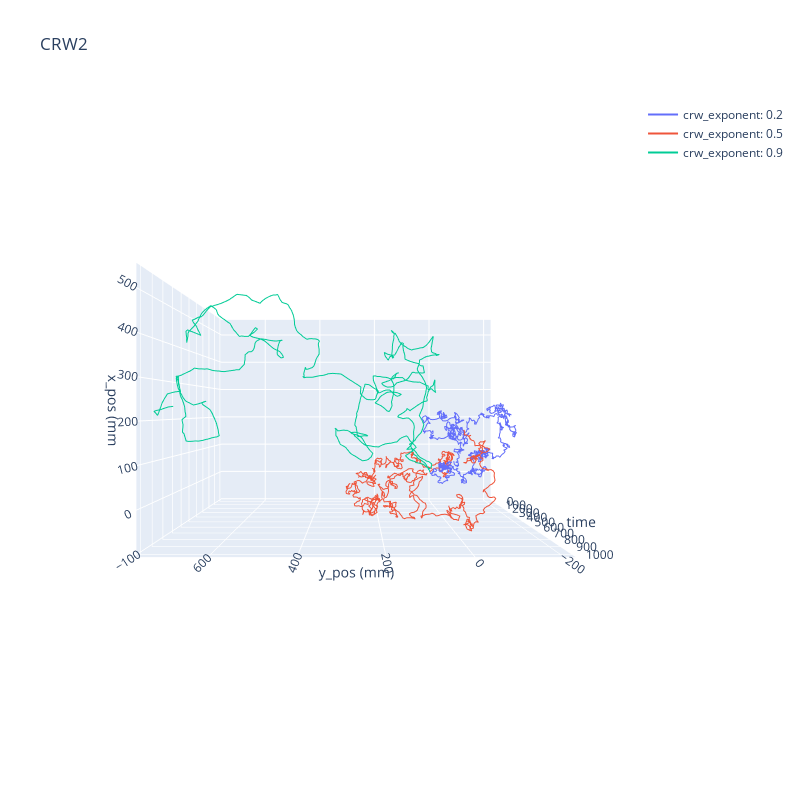

The code cell stored with this chart in its notebook:
### Code cell
crw_df = crw_t.cr_walk(n_traj=3, crw_exponents= exponents)
plot_trajectories(crw_df,3,"CRW2", "crw_exponent", exponents)

### Figure 1 — Plotly figure (JSON) as saved in the notebook; plotly's stock layout.template omitted (floating-point values rounded to 4 significant figures; data arrays with more than 128 entries replaced by an {"elided": "..."} marker saying what was removed)
{"data": [{"line": {"width": 2}, "marker": {"size": 2}, "mode": "lines", "name": "crw_exponent: 0.2", "showlegend": true, "type": "scatter3d", "x": {"elided": "1000 float values"}, "y": {"elided": "1000 float values"}, "z": {"elided": "3000 int values"}}, {"line": {"width": 2}, "marker": {"size": 2}, "mode": "lines", "name": "crw_exponent: 0.5", "showlegend": true, "type": "scatter3d", "x": {"elided": "1000 float values"}, "y": {"elided": "1000 float values"}, "z": {"elided": "3000 int values"}}, {"line": {"width": 2}, "marker": {"size": 2}, "mode": "lines", "name": "crw_exponent: 0.9", "showlegend": true, "type": "scatter3d", "x": {"elided": "1000 float values"}, "y": {"elided": "1000 float values"}, "z": {"elided": "3000 int values"}}], "layout": {"autosize": false, "height": 800, "scene": {"camera": {"eye": {"x": 0, "y": 0, "z": 2.5}}, "xaxis": {"title": {"text": "x_pos (mm"}}, "yaxis": {"title": {"text": "y_pos (mm)"}}, "zaxis": {"nticks": 20, "title": {"text": "time"}}}, "title": {"text": "CRW2"}, "width": 800}}
